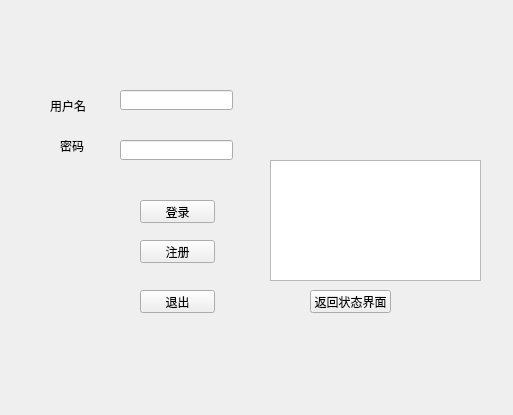
<?xml version="1.0" encoding="UTF-8"?>
<ui version="4.0">
 <class>QtLogin</class>
 <widget class="QWidget" name="QtLogin">
  <property name="geometry">
   <rect>
    <x>0</x>
    <y>0</y>
    <width>513</width>
    <height>415</height>
   </rect>
  </property>
  <property name="windowTitle">
   <string>QtLogin</string>
  </property>
  <widget class="QPushButton" name="btn_returnstatus">
   <property name="geometry">
    <rect>
     <x>310</x>
     <y>290</y>
     <width>81</width>
     <height>23</height>
    </rect>
   </property>
   <property name="cursor">
    <cursorShape>SizeAllCursor</cursorShape>
   </property>
   <property name="text">
    <string>返回状态界面</string>
   </property>
  </widget>
  <widget class="QLabel" name="label">
   <property name="geometry">
    <rect>
     <x>50</x>
     <y>100</y>
     <width>54</width>
     <height>12</height>
    </rect>
   </property>
   <property name="text">
    <string>用户名</string>
   </property>
  </widget>
  <widget class="QLabel" name="label_2">
   <property name="geometry">
    <rect>
     <x>60</x>
     <y>140</y>
     <width>54</width>
     <height>12</height>
    </rect>
   </property>
   <property name="text">
    <string>密码</string>
   </property>
  </widget>
  <widget class="QPushButton" name="btn_login_send">
   <property name="geometry">
    <rect>
     <x>140</x>
     <y>200</y>
     <width>75</width>
     <height>23</height>
    </rect>
   </property>
   <property name="text">
    <string>登录</string>
   </property>
  </widget>
  <widget class="QPushButton" name="btn_register">
   <property name="geometry">
    <rect>
     <x>140</x>
     <y>240</y>
     <width>75</width>
     <height>23</height>
    </rect>
   </property>
   <property name="text">
    <string>注册</string>
   </property>
  </widget>
  <widget class="QPushButton" name="btn_quit">
   <property name="geometry">
    <rect>
     <x>140</x>
     <y>290</y>
     <width>75</width>
     <height>23</height>
    </rect>
   </property>
   <property name="text">
    <string>退出</string>
   </property>
  </widget>
  <widget class="QLineEdit" name="Edit_name">
   <property name="geometry">
    <rect>
     <x>120</x>
     <y>90</y>
     <width>113</width>
     <height>20</height>
    </rect>
   </property>
  </widget>
  <widget class="QTextEdit" name="textEdit">
   <property name="geometry">
    <rect>
     <x>270</x>
     <y>160</y>
     <width>211</width>
     <height>121</height>
    </rect>
   </property>
  </widget>
  <widget class="QLineEdit" name="Edit_password">
   <property name="geometry">
    <rect>
     <x>120</x>
     <y>140</y>
     <width>113</width>
     <height>20</height>
    </rect>
   </property>
  </widget>
 </widget>
 <layoutdefault spacing="6" margin="11"/>
 <resources/>
 <connections>
  <connection>
   <sender>btn_login_send</sender>
   <signal>clicked()</signal>
   <receiver>QtLogin</receiver>
   <slot>on_btn_login_send_clicked()</slot>
   <hints>
    <hint type="sourcelabel">
     <x>144</x>
     <y>210</y>
    </hint>
    <hint type="destinationlabel">
     <x>95</x>
     <y>220</y>
    </hint>
   </hints>
  </connection>
  <connection>
   <sender>btn_register</sender>
   <signal>clicked()</signal>
   <receiver>QtLogin</receiver>
   <slot>on_btn_register_clicked()</slot>
   <hints>
    <hint type="sourcelabel">
     <x>153</x>
     <y>250</y>
    </hint>
    <hint type="destinationlabel">
     <x>75</x>
     <y>272</y>
    </hint>
   </hints>
  </connection>
  <connection>
   <sender>btn_returnstatus</sender>
   <signal>clicked()</signal>
   <receiver>QtLogin</receiver>
   <slot>on_btn_returnstatus_clicked()</slot>
   <hints>
    <hint type="sourcelabel">
     <x>331</x>
     <y>305</y>
    </hint>
    <hint type="destinationlabel">
     <x>271</x>
     <y>332</y>
    </hint>
   </hints>
  </connection>
  <connection>
   <sender>btn_quit</sender>
   <signal>clicked()</signal>
   <receiver>QtLogin</receiver>
   <slot>btn_quit()</slot>
   <hints>
    <hint type="sourcelabel">
     <x>178</x>
     <y>302</y>
    </hint>
    <hint type="destinationlabel">
     <x>55</x>
     <y>321</y>
    </hint>
   </hints>
  </connection>
 </connections>
 <slots>
  <slot>on_btn_login_send_clicked()</slot>
  <slot>on_btn_register_clicked()</slot>
  <slot>on_btn_returnstatus_clicked()</slot>
  <slot>btn_quit()</slot>
 </slots>
</ui>
